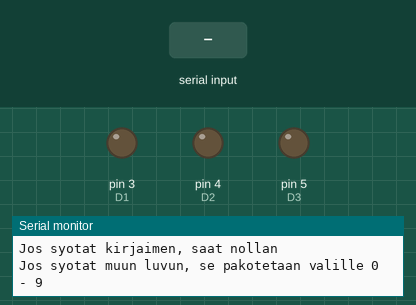
Bench run of a sketch on a simulated Arduino Uno, built with avr-gcc and run on an emulated ATmega328P. Parts: output pins drawn as LEDs (lit = HIGH), the last lines printed to the serial monitor. The inputs (shaded band) are chosen by the test bench.

Above: at 1.2 s.
1.3 s: "1\n" received over Serial
At 1.8 s:
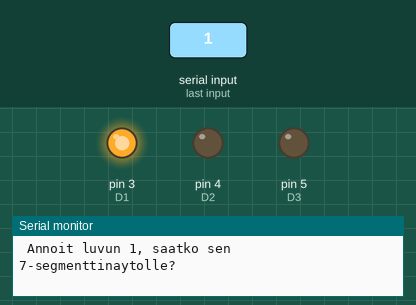
3.8 s: "2\n" received over Serial
At 4.6 s:
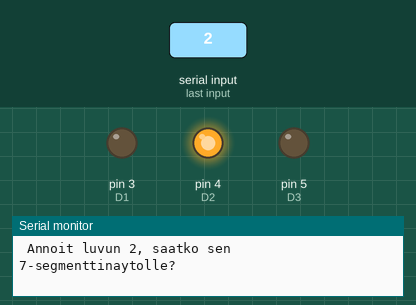
6.3 s: "3\n" received over Serial
At 6.8 s:
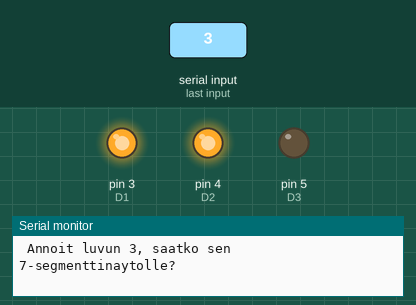
8.8 s: "4\n" received over Serial
At 9.6 s:
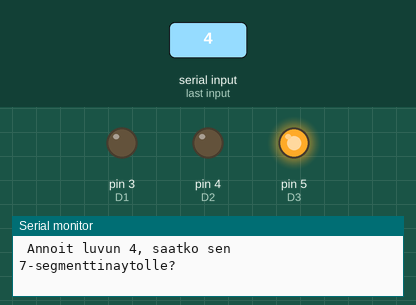
11.3 s: "5\n" received over Serial
At 11.8 s:
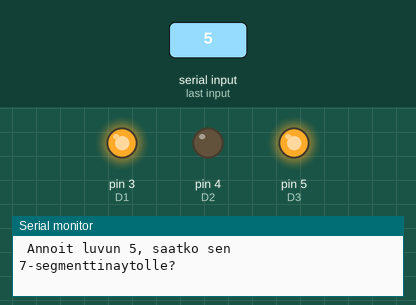
Timing chart, 0 to 14.3 s (numbered marks = the images above; inputs shaded):
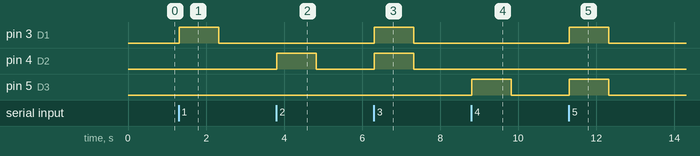

Measured:
- after the input at 1.3 s, pin 3 (D1): LOW → HIGH at once, → LOW 1.0 s later
- after the input at 3.8 s, pin 4 (D2): LOW → HIGH at once, → LOW 1.0 s later
- after the input at 6.3 s, pin 3 (D1), pin 4 (D2): LOW → HIGH at once, → LOW 1.0 s later
- after the input at 8.8 s, pin 5 (D3): LOW → HIGH at once, → LOW 1.0 s later
- after the input at 11.3 s, pin 3 (D1), pin 5 (D3): LOW → HIGH at once, → LOW 1.0 s later

The sketch:

Decoder74HC4511.ino
```cpp
/*

Koodataan dekooderi 74HC4511,
joka lukee numeron sarjaportilta
ja lähettää sen dekooderille 7-segmentti-tulostusta varten

 */


// Piirille 74HC4511 menevät BCD-bittisyötöt
// http://www.nxp.com/documents/data_sheet/74HC_HCT4511_CNV.pdf
const int D1 =  3;
const int D2 =  4;
const int D3 =  5;
const int D4 =  6;

// Katso datalehdeltä, mitä pitää kytkeä
// navoille LE, BI ja LT, jotta dekooderi päivittää luvun eteenpäin
// 7-segmenttinäytölle.

int readValue = 0;    // Sarjamonitorin avulla syötettävä jännitettä kuvaava kokonaisluku välillä 0 - 9.
boolean sisaan = true;

void setup() {
  // Asetetaan napojen roolit:
  pinMode(D1, OUTPUT);
  pinMode(D2, OUTPUT);
  pinMode(D3, OUTPUT);
  pinMode(D4, OUTPUT);
  // initialize serial communications at 9600 bps:
  Serial.begin(9600);
}

void loop() {
  // Tämä loop-silmukka on se ajettava ohjelma, joka pyörii ympäri niin kauan kuin Arduinolla on virtaa.

  //Vain alkuun tulostetaan tekstit, joka vaatii Genuinolla sarjamonitori-yhteyden tarkkailua
  while (!Serial) sisaan = true;  //  wait for the serial monitor to open
  if (sisaan) {
    Serial.println("Anna jokin kokonaisluku valilla 0 - 9 ja paina Enter");
    Serial.println("Jos syotat kirjaimen, saat nollan");
    Serial.println("Jos syotat muun luvun, se pakotetaan valille 0 - 9");
    sisaan = false;
  }

    // if there's any serial available, read it:
  if (Serial.available() > 0) {

    // look for the next valid integer in the incoming serial stream:
    readValue = Serial.parseInt();              //Luetaan käyttäjän syöttämä luku

    //readValue = constrain(readValue,0,9);         //Pakotetaan syötetty arvo vaaditulle välille.

      //Tulostetaan tietoa sarjaportille:
      Serial.print(" Annoit luvun ");
      Serial.print(readValue);
      Serial.println(", saatko sen 7-segmenttinaytolle?");
      delay(10);
  }

//Jos syötettiin nolla:
    if(readValue == 0)
    {
      digitalWrite(D1, LOW);
      digitalWrite(D2, LOW);
      digitalWrite(D3, LOW);
      digitalWrite(D4, LOW);
      delay(2);
    }

//Jos syötettiin yksi:
    if(readValue == 1)
    {
      digitalWrite(D1, HIGH);
      digitalWrite(D2, LOW);
      digitalWrite(D3, LOW);
      digitalWrite(D4, LOW);
      delay(2);
    }

//Jos syötettiin kaksi:
    if(readValue == 2)
    {
      digitalWrite(D1, LOW);
      digitalWrite(D2, HIGH);
      digitalWrite(D3, LOW);
      digitalWrite(D4, LOW);
      delay(2);
    }

//Jos syötettiin kolme:
    if(readValue == 3)
    {
      digitalWrite(D1, HIGH);
      digitalWrite(D2, HIGH);
      digitalWrite(D3, LOW);
      digitalWrite(D4, LOW);
      delay(2);
    }

//Jos syötettiin neljä:
    if(readValue == 4)
    {
      digitalWrite(D1, LOW);
      digitalWrite(D2, LOW);
      digitalWrite(D3, HIGH);
      digitalWrite(D4, LOW);
      delay(2);
    }

//Jos syötettiin viisi:
    if(readValue == 5)
    {
      digitalWrite(D1, HIGH);
      digitalWrite(D2, LOW);
      digitalWrite(D3, HIGH);
      digitalWrite(D4, LOW);
      delay(2);
    }

//Jos syötettiin kuusi:
    if(readValue == 6)
    {
      digitalWrite(D1, LOW);
      digitalWrite(D2, HIGH);
      digitalWrite(D3, HIGH);
      digitalWrite(D4, LOW);
      delay(2);
    }

//Jos syötettiin seitsemäm:
    if(readValue == 7)
    {
      digitalWrite(D1, HIGH);
      digitalWrite(D2, HIGH);
      digitalWrite(D3, HIGH);
      digitalWrite(D4, LOW);
      delay(2);
    }

//Jos syötettiin kahdeksan:
    if(readValue == 8)
    {
      digitalWrite(D1, LOW);
      digitalWrite(D2, LOW);
      digitalWrite(D3, LOW);
      digitalWrite(D4, HIGH);
      delay(2);
    }

//Jos syötettiin yhdeksän:
    if(readValue == 9)
    {
      digitalWrite(D1, HIGH);
      digitalWrite(D2, LOW);
      digitalWrite(D3, LOW);
      digitalWrite(D4, HIGH);
      delay(2);
    }
}
```
